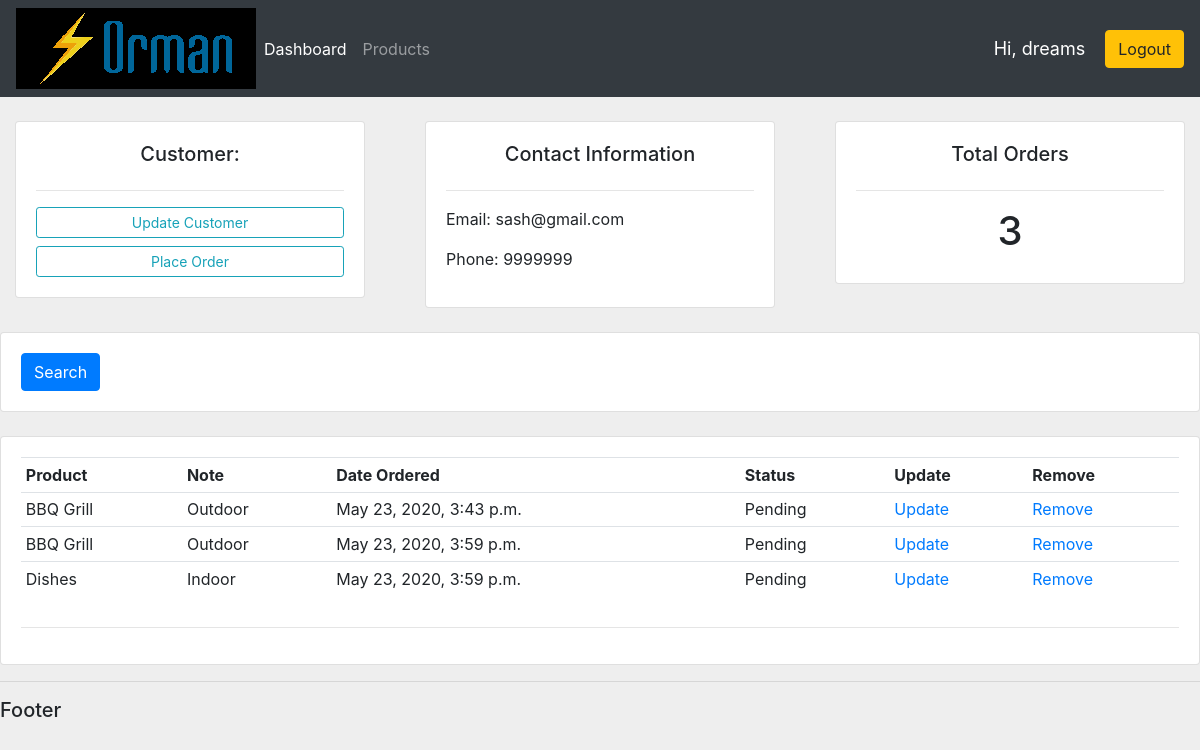
The app's page /customer/1/ (signed in) with its own data.
### accounts/models.py (models this page shows, shortened)
class Customer(models.Model):
    name = models.CharField(max_length=20, null=True)
    phone = models.CharField(max_length=20, null=True)
    email = models.CharField(max_length=20, null=True)
    date_created = models.DateTimeField(auto_now_add=True, null=True)

class Order(models.Model):
    STATUS = (
        ('Pending', 'Pending'),
        ('Out for delivery', 'Out for delivery'),
        ('Delivered', 'Delivered'),
    )
    customer = models.ForeignKey(Customer, null=True, on_delete=models.SET_NULL)
    product =  models.ForeignKey(Product, null=True, on_delete=models.SET_NULL)
    date_created = models.DateTimeField(auto_now_add=True, null=True)
    status = models.CharField(max_length=200, null=True, choices=STATUS)

class Product(models.Model):
    CATEGORY = (
        ('Indoor', 'Indoor'),
        ('Outdoor', 'Outdoor'),
    )
    name = models.CharField(max_length=20, null=True)
    price = models.FloatField(null=True)
    category = models.CharField(max_length=20, null=True, choices=CATEGORY)
    description = models.CharField(max_length=200, null=True)
    date_created = models.DateTimeField(auto_now_add=True, null=True)
    def __str__(self):
        return self.name

### accounts/views.py (the view)
# urls.py: path('customer/<str:pk>/', views.customer, name='customer'),
@login_required(login_url='login')
def customer(request,pk):
    customer = Customer.objects.get(id=pk)
    orders = customer.order_set.all()
    total_orders = orders.count()
    context = {'customer' : customer, 'orders' : orders, 'total_orders' : total_orders}
    return render(request, 'accounts/customer.html', context)

### accounts/templates/accounts/customer.html
{% extends 'accounts/main.html' %}
{% block content %}
<br>
<div class="row">
    <div class="col">
        <div class="col-md">
            <div class="card card-body">
                <h5 style="text-align: center;">Customer:</h5>
                <hr>
                <a href="" class="btn btn-outline-info btn-sm btn-block">Update Customer</a>
                <a href="{% url 'create_order' customer.id %}" class="btn btn-outline-info btn-sm btn-block">Place Order</a>
            </div>
        </div>
    </div>
    <div class="col">
        <div class="col-md">
            <div class="card card-body">
                <h5 style="text-align: center;">Contact Information</h5>
                <hr>
                <p>Email: {{customer.email}}</p>
                <p>Phone: {{customer.phone}}</p>
            </div>
        </div>
    </div>
    <div class="col">
        <div class="col-md">
            <div class="card card-body">
                <h5 style="text-align: center;">Total Orders</h5>
                <hr>
                <h1 style="text-align: center;">{{total_orders}}</h1>
            </div>
        </div>
    </div>
</div>
<br>
<div class="row">
    <div class="col">
        <div class="card card-body">
            <form method="GET">
                <button class="btn btn-primary" type="submit">Search</button>
            </form>
        </div>
    </div>
</div>
<br>
<div class="row">
    <div class="col-md">
        <div class="card card-body">
            <table class="table table-sm">
                <tr>
                    <th>Product</th>
                    <th>Note</th>
                    <th>Date Ordered</th>
                    <th>Status</th>
                    <th>Update</th>
                    <th>Remove</th>
                </tr>
                {% for order in orders %}
                <tr>
                    <td>{{order.product}}</td>
                    <td>{{order.product.category}}</td>
                    <td>{{order.date_created}}</td>
                    <td>{{order.status}}</td>
                    <td><a href="">Update</a></td>
                    <td><a href="">Remove</a></td>
                </tr>
                {% endfor %}
            </table>
            <hr>
        </div>
    </div>
</div>
{% endblock %}

### accounts/templates/accounts/navbar.html (shortened to what this page needs)
{% load static %}
<nav class="navbar navbar-expand-lg navbar-dark bg-dark">
    <img src="{% static 'images/logo.png' %}">
    <div class="collapse navbar-collapse" id="navbarNav">
      <ul class="navbar-nav">
        <li class="nav-item active">
          <a class="nav-link" href="{% url 'Dashboard' %}">Dashboard</a>
        </li>
        <li class="nav-item">
          <a class="nav-link" href="{% url 'Products' %}">Products</a>
        </li>
      </ul>
    </div>
  <span style="color: #ffffff; margin-right: 20px; font-size: 18px;">Hi, {{request.user}}</span>
  <span><a class="btn btn-warning btn-small btn-block" href="{% url 'logout' %}">Logout</a></span>
  </nav>

### static/css/main.css (style rules this page uses)
body { background-color: #eeeeee; }

### records on screen
Customer: email "sash@gmail.com", phone "9999999"
Order: product "BBQ Grill", product.category "Outdoor", date_created "May 23, 2020, 3:43 p.m.", status "Pending"
Order: product "BBQ Grill", product.category "Outdoor", date_created "May 23, 2020, 3:59 p.m.", status "Pending"
Order: product "Dishes", product.category "Indoor", date_created "May 23, 2020, 3:59 p.m.", status "Pending"

### other values on screen
{{ request.user }} "dreams"
{{ total_orders }} "3"
